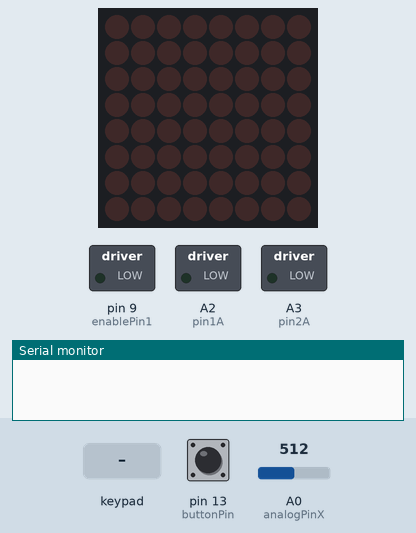
Bench run of a sketch on a simulated Arduino Uno, built with avr-gcc and run on an emulated ATmega328P. Shown: 8×8 LED matrix, switched loads named in the sketch (green lamp = pin HIGH), the last lines printed to the serial monitor. Inputs (shaded band) come from the test bench; at power-on: pin 13 (buttonPin) HIGH, A0 (analogPinX) = 512.

Above: at 1.2 s.
1.3 s: pin 13 (buttonPin) pulled LOW for 0.15 s
At 1.46 s:
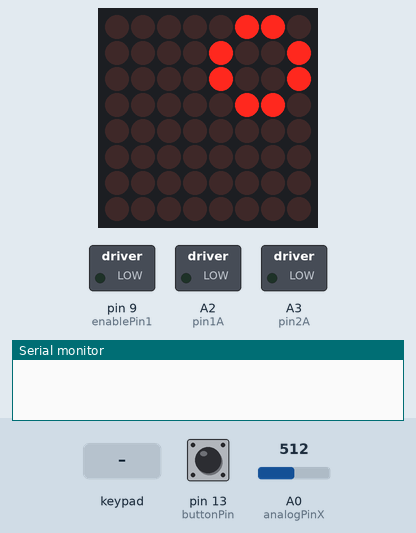
At 2.7 s:
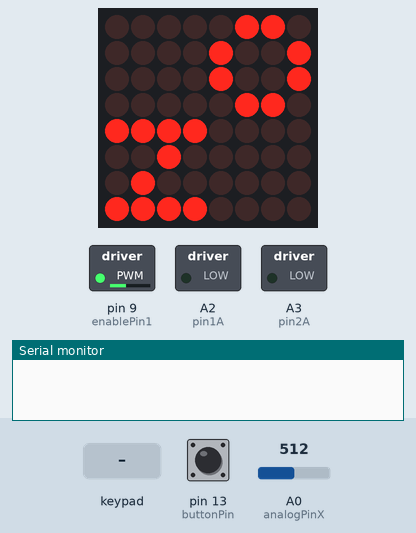
3.3 s: A0 (analogPinX) set to 848
4.8 s: A0 (analogPinX) set to 882
At 7.2 s:
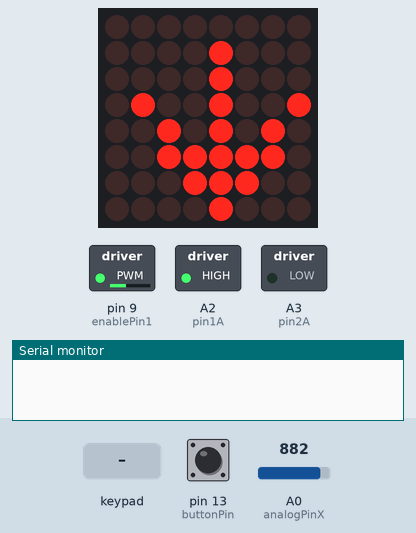
7.8 s: A0 (analogPinX) set to 137
9.3 s: A0 (analogPinX) set to 117
12.3 s: keypad keys 8 7 6 5 # pressed 0.4 s apart
At 14.5 s:
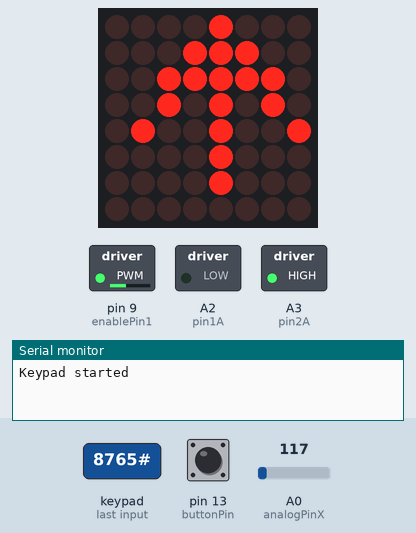
Timing chart, 0 to 16.0 s (numbered marks = the images above; inputs shaded):
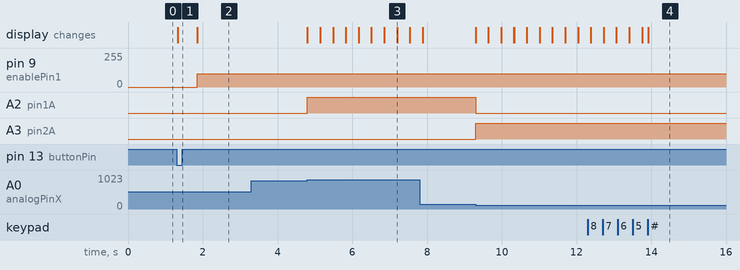

The sketch:

Arbetskrav1-v.2.ino
```cpp
/*
  Arbetskrav 1 - L293D

  Components used:
    L293D
    Motor with fan
    Joystick
    Membrane Switch module
    MAX7219 8x8 Dot matrix LED


  References:
    ezButton library - https://github.com/ArduinoGetStarted/button , https://arduinogetstarted.com/tutorials/arduino-button-library
    Keypad Library for Arduino - https://playground.arduino.cc/Code/Keypad/
    LedControl.h - www.elegoo.com
*/

#include <ezButton.h>
#include <Keypad.h>
#include <LedControl.h>


//L293D
const int enablePin1 = 9;  // Pin 1 (1,2EN)
const int pin1A = A2;      // Pin 2 (1A)
const int pin2A = A3;      // Pin 7 (2A)

// Joystick - Button for On/off + X-axis
ezButton buttonPin(13);     //Button object to Pin 8
const int analogPinX = A0;  //X-axis Pin
const int stateOff = 0;
const int stateOn = 1;
int switchState = stateOff;

//Keypad - Using only 4 rows + 3 cols (not using the letters)
const byte rows = 4;
const byte cols = 3;
const byte rowPins[rows] = { 8, 7, 6, 5 };
const byte colPins[cols] = { 4, 3, 2 };
const char keys[rows][cols] = {
  { '1', '2', '3' },
  { '4', '5', '6' },
  { '7', '8', '9' },
  { '#', '0', '*' }
};

Keypad pad = Keypad(makeKeymap(keys), rowPins, colPins, rows, cols);

//MAX7219 8x8 Dot Matrix
const int dataIn = 12;
const int cs = 11;  //load
const int clk = 10;
const int numOfMax7219 = 1;
LedControl lc = LedControl(dataIn, clk, cs, numOfMax7219);

unsigned long delayTime = 250;
unsigned long delayTime2 = 75;

int speed = 100;

void setup() {
  Serial.begin(9600);

  pinMode(enablePin1, OUTPUT);
  pinMode(pin1A, OUTPUT);
  pinMode(pin2A, OUTPUT);

  buttonPin.setDebounceTime(30);  //DebounceTime - Time needed for button to register click.
  lc.shutdown(0, false);          //Start MAX7219
  lc.setIntensity(0, 8);          //Brightness
  lc.clearDisplay(0);
}

void loop() {
  buttonPin.loop();  //button lib uses this to get the state of the button - must have!

  if (buttonPin.isPressed()) {
    if (switchState == stateOff) {
      switchState = stateOn;
      writeOn();  //Matrix writes "ON"
    } else {
      switchState = stateOff;
      lc.clearDisplay(0);
      digitalWrite(pin1A, LOW);
      digitalWrite(pin2A, LOW);
      analogWrite(enablePin1, 0);
    }
  }


  //If motor is on - allow for direction change and speed change via keypad.
  if (switchState == stateOn) {
    switchMotorDirection();  //Direciton

    char key = pad.getKey();  //Enter keypad by pressing *
    enterSpeedByPad(key);

    if (speed == 0) {
      writeOn();
    }
  }
}

void switchMotorDirection() {
  int joystickSensorValue = analogRead(analogPinX) - 495;         //Joystick X-axis default = 495 (+-2). Subtracted by 495 here trying to get 0 as starting point.
  int joystickOutput = map(joystickSensorValue, 0, 1023, 0, 11);  //now default = 0, min = -5, max = 5. Not necesary but nice to have a "normal" starting point.
  //Serial.print("X-axis = ");
  //Serial.println(joystickOutput);

  //Can change the value here for different sensitivity when to activate direction change on joystick.
  if (joystickOutput >= 4) {
    setMotorToClockwise();
    lc.clearDisplay(0);
    writeArrowForward();

  } else if (joystickOutput <= -4) {
    setMotorToCounterClockwise();
    lc.clearDisplay(0);
    writeArrowBackwards();
  }
  setMotorSpeed();
}

void setMotorToClockwise() {
  digitalWrite(pin1A, HIGH);
  digitalWrite(pin2A, LOW);
}

void setMotorToCounterClockwise() {
  digitalWrite(pin1A, LOW);
  digitalWrite(pin2A, HIGH);
}

void enterSpeedByPad(char key) {
  if (key == '#') {
    Serial.println("Keypad started");

    speed = changeSpeedByPad(key);
    updateMotorspeed(speed);

    Serial.print("Current speed is: ");
    Serial.print(speed);
  }
}

void setMotorSpeed() {
  analogWrite(enablePin1, speed);
}

int changeSpeedByPad(char key) {
  String input = "";

  while (key != '*') {  //# = start keypad
    key = pad.getKey();

    if (key) {
      if (key == '#') {
        Serial.println("This does nothing in here");
      } else {
        input += key;
        Serial.print("Key: ");
        Serial.println(key);
      }
    }
  }


  if (input.toInt() > 255) {  //Max speed 255 rpm.
    return 255;
  } else {
    return input.toInt();
  }
}

void updateMotorspeed(int speed) {
  analogWrite(enablePin1, speed);
}

/*
  When the pins are facing horizontally, rows and columns are correct.
  I have connected the led matrix directly into the breadboard, which makes the pins face vertically.
  This means the text customized to this will not make so much sense if the matrix is faced "normally";
*/
void writeOn() {
  byte o[4] = { B01100000, B10010000, B10010000, B01100000 };
  byte n[4] = { B00001001, B00001101, B00001011, B00001001 };
  lc.setColumn(0, 7, o[0]);
  lc.setColumn(0, 6, o[1]);
  lc.setColumn(0, 5, o[2]);
  lc.setColumn(0, 4, o[3]);
  delay(delayTime);
  lc.setColumn(0, 3, n[0]);
  lc.setColumn(0, 2, n[1]);
  lc.setColumn(0, 1, n[2]);
  lc.setColumn(0, 0, n[3]);
}

void writeArrowForward() {
  byte arrowForward[7] = { B00010000, B00001100, B00000110, B01111111, B00000110, B00001100, B00010000 };
  delay(delayTime2);
  lc.setColumn(0, 7, arrowForward[0]);
  lc.setColumn(0, 6, arrowForward[1]);
  lc.setColumn(0, 5, arrowForward[2]);
  lc.setColumn(0, 4, arrowForward[3]);
  lc.setColumn(0, 3, arrowForward[4]);
  lc.setColumn(0, 2, arrowForward[5]);
  lc.setColumn(0, 1, arrowForward[6]);
}

void writeArrowBackwards() {
  byte arrowBackwards[7] = { B00001000, B00110000, B01100000, B11111110, B01100000, B00110000, B00001000 };
  delay(delayTime2);
  lc.setColumn(0, 7, arrowBackwards[0]);
  lc.setColumn(0, 6, arrowBackwards[1]);
  lc.setColumn(0, 5, arrowBackwards[2]);
  lc.setColumn(0, 4, arrowBackwards[3]);
  lc.setColumn(0, 3, arrowBackwards[4]);
  lc.setColumn(0, 2, arrowBackwards[5]);
  lc.setColumn(0, 1, arrowBackwards[6]);
}
```

Measured:
- the behaviour switches between 866 and 867 on A0 (analogPinX) (found by bisection; images 2 and 3)
- after the input at 1.3 s, pin 9 (enablePin1): 0/255 → 100/255 after 0.55 s; the display: changes at once (image 1)
- after the input at 3.3 s, every drawn part: stays the same
- after the input at 4.8 s, A2 (pin1A): LOW → HIGH at once; the display: first changes at once (image 3 shows a later state)
- after the input at 9.3 s, A2 (pin1A): HIGH → LOW at once; A3 (pin2A): LOW → HIGH at once
